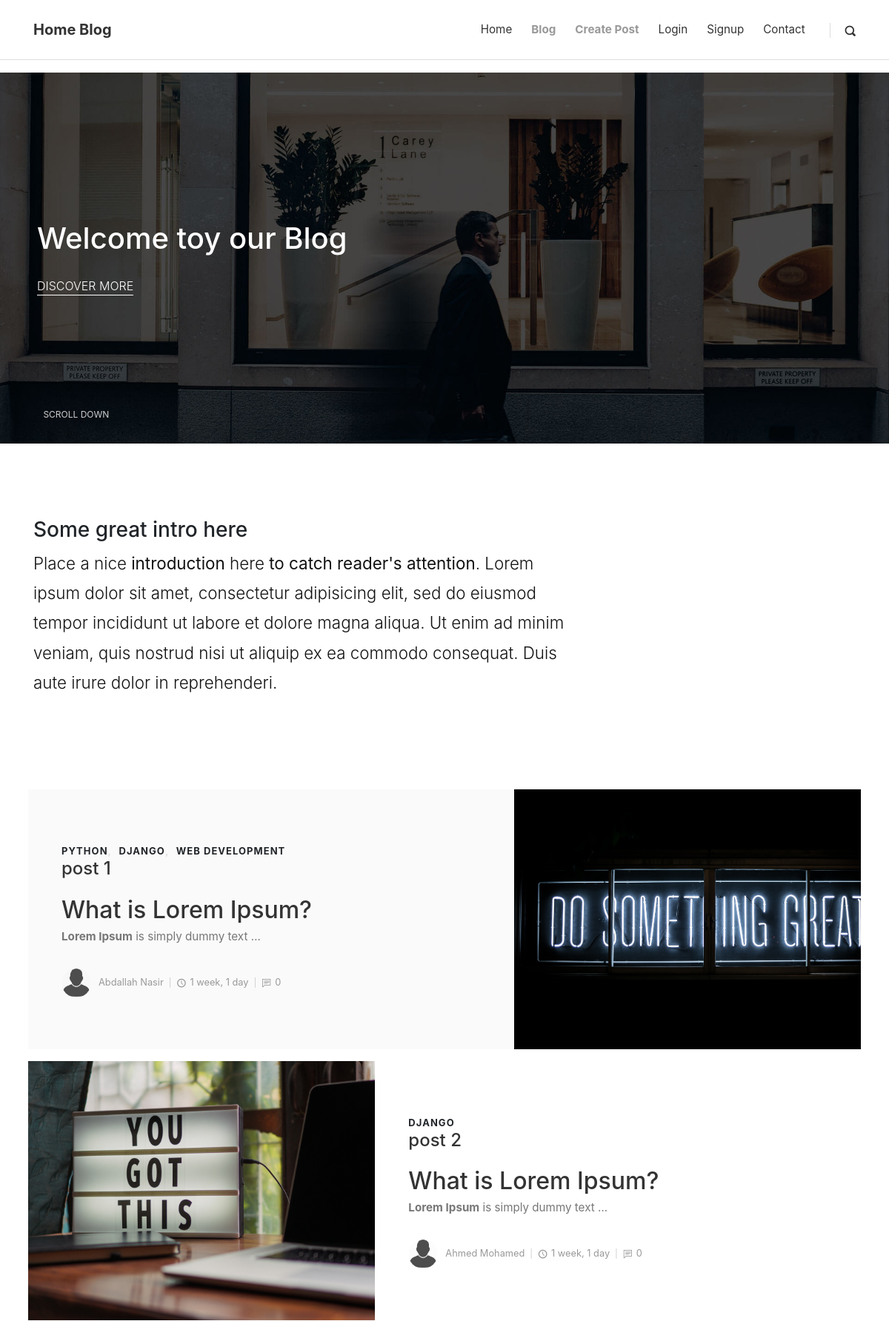
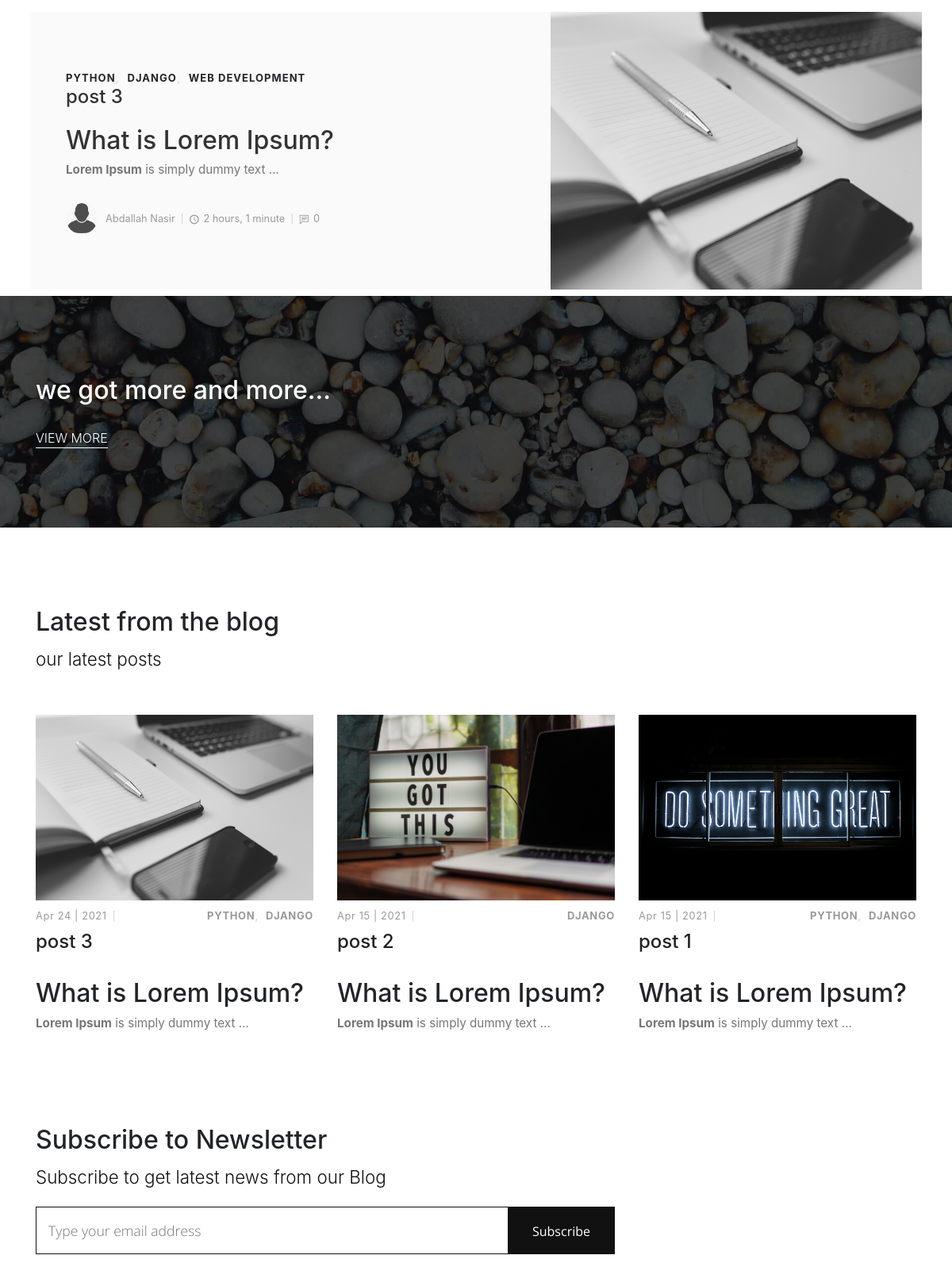
The page / (upper part) on the database its author committed (2 pictures, top to bottom).
### BlogApp/models.py (models this page shows, shortened)
class Category(models.Model):
    title = models.CharField(max_length=50)

class Post(models.Model):
    title = models.CharField(max_length=100)
    overviews = RichTextField()
    timestamp = models.DateTimeField(auto_now_add=True)
    user= models.ForeignKey(User,default=1,on_delete=models.CASCADE)
    image = models.ImageField()
    category = models.ManyToManyField(Category)
    approved = models.BooleanField(default=False)
    tags = TaggableManager()
    votes = models.IntegerField(default=0)
    views= models.PositiveIntegerField(default=0)
    def get_absolute_url(self):
        return reverse("home:post", kwargs={"id": self.id})

class Author(models.Model):
    user = models.OneToOneField(User,default=1, on_delete=models.CASCADE)
    image = models.ImageField(default="user-icon.png")

### BlogApp/views.py (the view, shortened to what this page needs)
# urls.py: path('',views.index,name="index"),
def index(request):
    post = Post.objects.filter(approved=True)[0:3]
    latest = Post.objects.filter(approved=True).order_by("-timestamp")[0:3]
    context={"posts":post,"latest":latest}
    return render(request,"index.html",context)

### templates/index.html (shortened to what this page needs)
{% extends "base.html" %}
{% load static %}
{% block content %}
    <section style="background: url({% static 'img/hero.jpg' %}); background-size: cover; background-position: center center" class="hero">
      <div class="container">
        <div class="row">
          <div class="col-lg-7">
            <h1>Welcome toy our Blog</h1><a href="{% url 'home:blog' %}" class="hero-link">Discover More</a>
          </div>
        </div><a href=".intro" class="continue link-scroll"> Scroll Down</a>
      </div>
    </section>
    <section class="intro">
      <div class="container">
        <div class="row">
          <div class="col-lg-8">
            <h2 class="h3">Some great intro here</h2>
            <p class="text-big">Place a nice <strong>introduction</strong> here <strong>to catch reader's attention</strong>. Lorem ipsum dolor sit amet, consectetur adipisicing elit, sed do eiusmod tempor incididunt ut labore et dolore magna aliqua. Ut enim ad minim veniam, quis nostrud nisi ut aliquip ex ea commodo consequat. Duis aute irure dolor in reprehenderi.</p>
          </div>
        </div>
      </div>
    </section>
    <section class="featured-posts no-padding">
      <div  class="container">
        {% for post in posts %}
        <div class="row d-flex align-items-stretch p-2">
          {% if not forloop.first and not forloop.last %}
          <div class="image col-lg-5"><img src="{{post.image.url}}" alt="{{post.title}}"></div>
          {% endif %}
          <div id="index-text" class="text col-lg-7">
            <div class="text-inner d-flex align-items-center">
              <div id="blog-img" class="content">
                <header class="post-header">
                  <div class="category">
                    {% for i in post.category.all %}
                    <a href="{{post.get_absolute_url}}">{{i.title}}</a>
                   {% endfor %}
                  </div>
                  <a href="{{post.get_absolute_url}}">
                    <h2 class="h4">{{post.title}}</h2></a>
                </header>
                <p>{{post.overviews|safe|truncatewords_html:10}}</p>
                <footer class="post-footer d-flex align-items-center"><a href="{{post.get_absolute_url}}" class="author d-flex align-items-center flex-wrap">
                    <div id="blog-avatar" class="avatar"><img src="{{post.user.author.image.url}}" alt="{{post.user.first_name}}" class="img-fluid"></div>
                    <div class="title"><span>{{post.user.get_full_name.title}}</span></div></a>
                  <div class="date"><i class="icon-clock"></i>{{post.timestamp|timesince}}</div>
                  <div class="comments"><i class="icon-comment"></i>{{post.comments.count}}</div>
                </footer>
              </div>
            </div>
          </div>
          {% if forloop.first or forloop.last %}
          <div class="image col-lg-5"><img src="{{post.image.url}}" alt="..."></div>
          {% endif %}
        </div>
          {% endfor %}
      </div>
    </section>
    <section style="background: url({% static 'img/divider-bg.jpg' %}); background-size: cover; background-position: center bottom" class="divider">
      <div class="container">
        <div class="row">
          <div class="col-md-7">
            <h2>we got more and more...</h2><a href="{% url 'home:blog' %}" class="hero-link">View More</a>
          </div>
        </div>
      </div>
    </section>
    <section class="latest-posts">
      <div class="container">
        <header>
          <h2>Latest from the blog</h2>
          <p class="text-big">our latest posts</p>
        </header>
        <div class="row">
          {% for post in latest %}
          <div class="post col-md-4">
            <div class="post-thumbnail"><a href="{{post.get_absolute_url}}"><img src="{{post.image.url}}" alt="{{post.title}}" class="img-fluid"></a></div>
            <div id="blog-img" class="post-details">
              <div class="post-meta d-flex justify-content-between">
                <div class="date">{{post.timestamp|date:"M d"}} | {{post.timestamp|date:"Y"}}</div>
                <div class="category">
                  {% for i in post.category.all|slice:"0:2" %}
                  <a href="{{post.get_absolute_url}}">{{i.title}}</a>
                  {% endfor %}
                </div>
              </div><a href="{{psot.get_absolute_url}}">
                <h3 class="h4">{{post.title}}</h3></a>
              <p class="text-muted">{{post.overviews|truncatewords_html:10|safe}}</p>
            </div>
          </div>
      {% endfor %}
        </div>
      </div>
    </section>
    <section class="newsletter no-padding-top">
      <div class="container">
        <div class="row">
          <div class="col-md-6">
            <h2>Subscribe to Newsletter</h2>
            <p class="text-big">Subscribe to get latest news from our Blog </p>
          </div>
          <div class="col-md-8">
            <div class="form-holder">
              <form action="{% url 'home:index' %}" method="POST">
                <div class="form-group">
                  <input type="email" name="email" id="email" placeholder="Type your email address">
                  <button type="submit" class="submit">Subscribe</button>
                </div>
              </form>
            </div>
          </div>
        </div>
      </div>
    </section>
   {% endblock %}

### templates/base.html (style rules this page uses)
#blog-img img { display:None; }
#blog-avatar img { display:flex; }

### rows shown on the page
Post: title "post 1", overviews "What is Lorem Ipsum? Lorem Ipsum is simply dummy text …", user.author.image (picture), user.get_full_name "Abdallah Nasir", timestamp "1 week, 1 day", comments.count "0", image (picture), timestamp "Apr 15", timestamp "2021"
Category: title "PYTHON"
Category: title "DJANGO"
Category: title "WEB DEVELOPMENT"
Post: image (picture), title "post 2", overviews "What is Lorem Ipsum? Lorem Ipsum is simply dummy text …", user.author.image (picture), user.get_full_name "Ahmed Mohamed", timestamp "1 week, 1 day", comments.count "0", timestamp "Apr 15", timestamp "2021"
Post: title "post 3", overviews "What is Lorem Ipsum? Lorem Ipsum is simply dummy text …", user.author.image (picture), user.get_full_name "Abdallah Nasir", timestamp "2 hours, 1 minute", comments.count "0", image (picture), timestamp "Apr 24", timestamp "2021"
